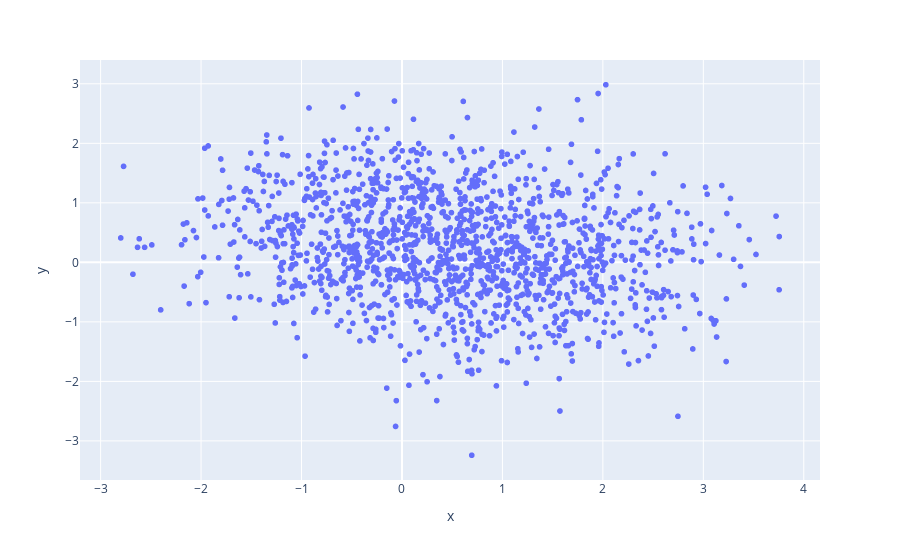

Write notebook code for a chart like this one.
### Code cell
import plotly.express as px
grafico = px.scatter(x= X_random[:, 0], y = X_random[:, 1])
grafico.show()

### Figure 1 — Plotly figure (JSON) as saved in the notebook; plotly's stock layout.template omitted (floating-point values rounded to 4 significant figures; data arrays with more than 128 entries replaced by an {"elided": "..."} marker saying what was removed)
{"data": [{"hovertemplate": "x=%{x}<br>y=%{y}<extra></extra>", "legendgroup": "", "marker": {"color": "#636efa", "symbol": "circle"}, "mode": "markers", "name": "", "showlegend": false, "type": "scattergl", "x": {"elided": "1500 float values"}, "xaxis": "x", "y": {"elided": "1500 float values"}, "yaxis": "y"}], "layout": {"legend": {"tracegroupgap": 0}, "margin": {"t": 60}, "xaxis": {"anchor": "y", "domain": [0, 1], "title": {"text": "x"}}, "yaxis": {"anchor": "x", "domain": [0, 1], "title": {"text": "y"}}}}
